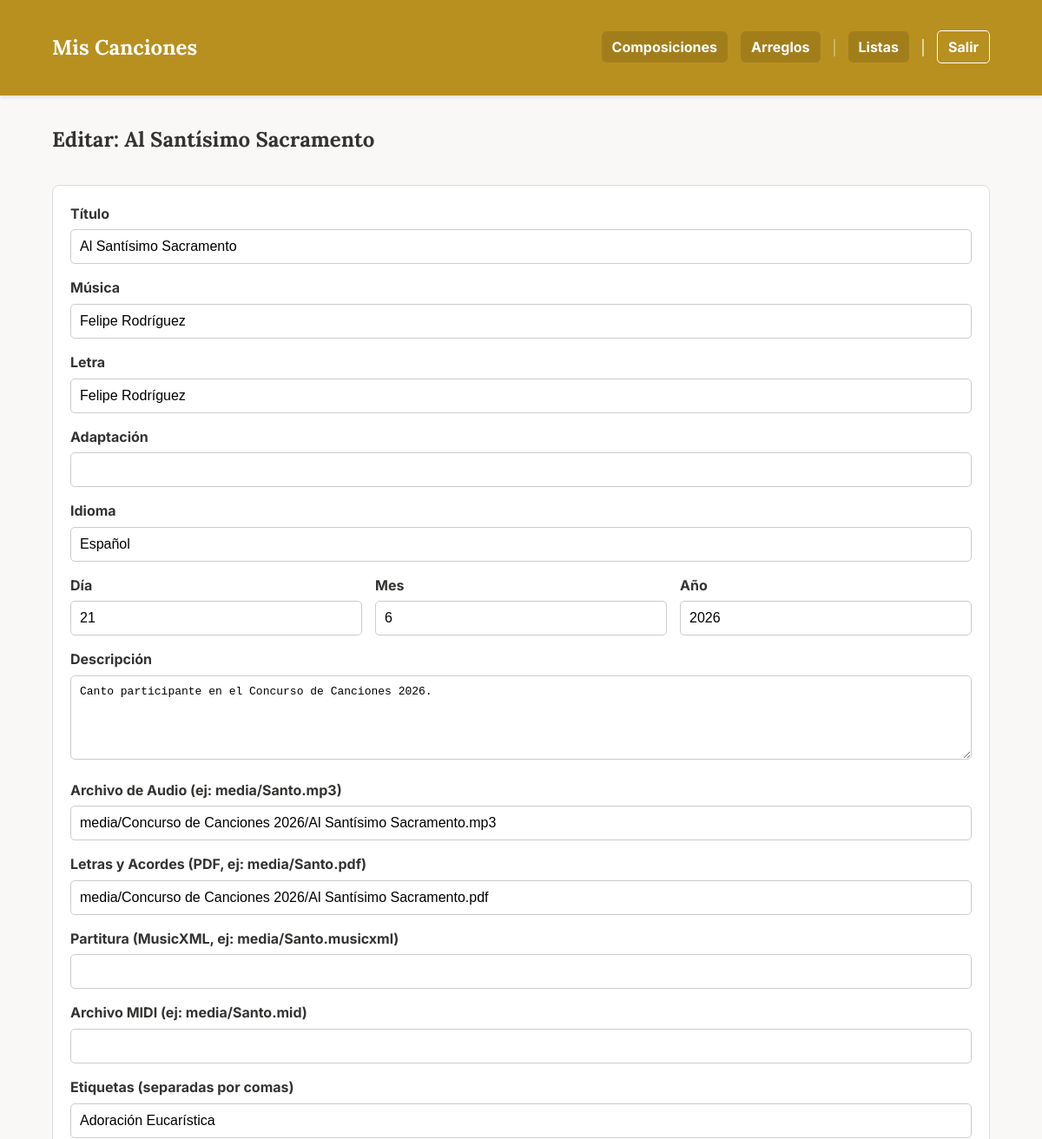
The app's page /composicion/28/edit (signed in, upper part), older data.
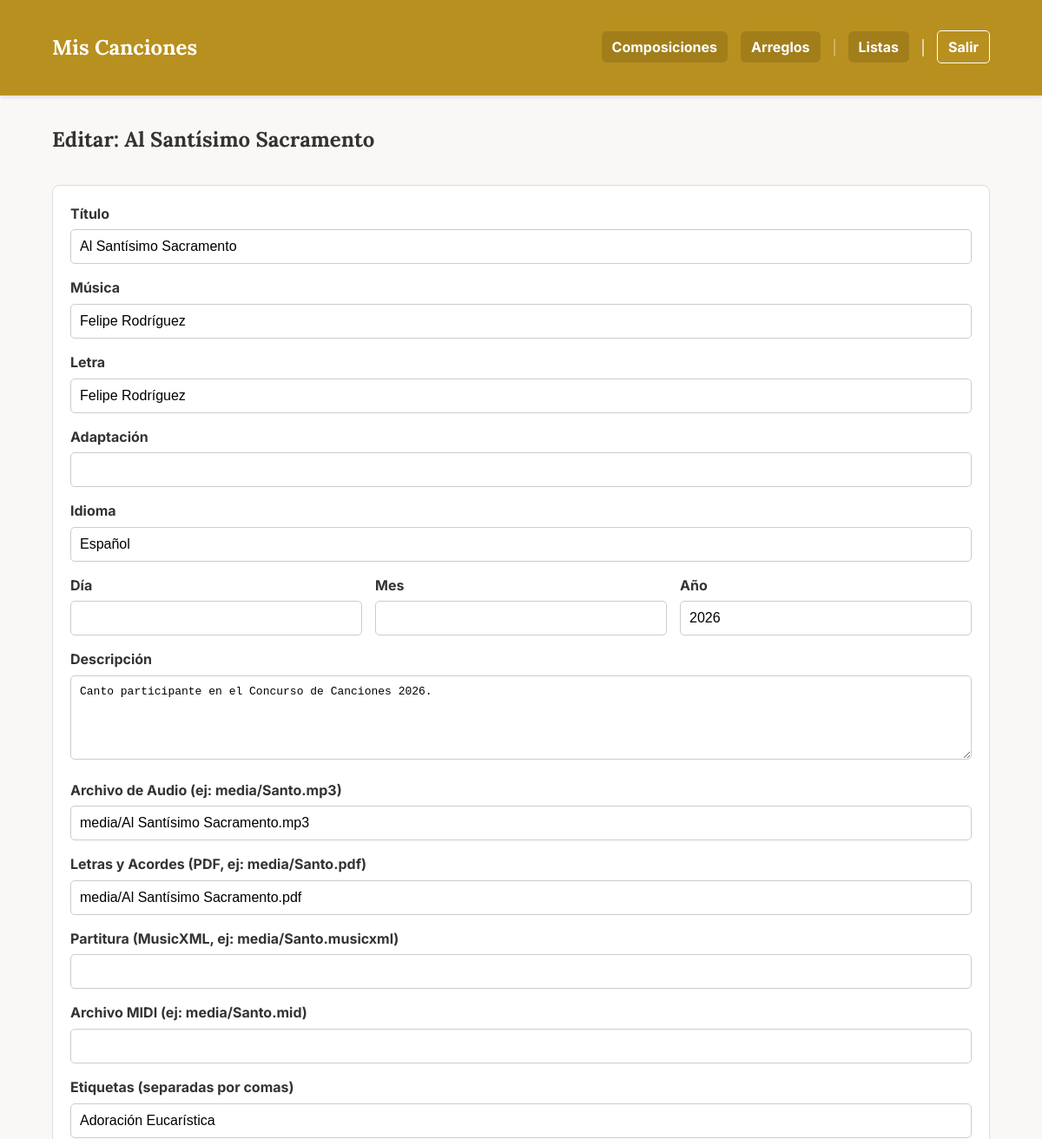
The same page, newer data.
### app.py (models this page shows)
class Cancion(db.Model):
    id = db.Column(db.Integer, primary_key=True)
    titulo = db.Column(db.String(150), nullable=False)
    musica = db.Column(db.String(100))
    letra = db.Column(db.String(100))
    adaptacion = db.Column(db.String(100))
    idioma = db.Column(db.String(50))
    dia = db.Column(db.Integer, nullable=True)
    mes = db.Column(db.Integer, nullable=True)
    anio = db.Column(db.Integer)
    descripcion = db.Column(db.Text)
    audio = db.Column(db.String(150))
    letras_acordes = db.Column(db.String(150)) # Antes 'partitura' (PDF)
    partitura = db.Column(db.String(150))      # Antes 'partitura_xml' (MusicXML)
    midi = db.Column(db.String(150))           # Archivo MIDI
    tags_json = db.Column(db.String(500))
    tipo = db.Column(db.String(50), nullable=False, default='local')
    categorias_json = db.Column(db.String(200))
    youtube_video_embed = db.Column(db.Text)
    youtube_audio_embed = db.Column(db.Text)
    @property
    def tags(self):
        return json.loads(self.tags_json) if self.tags_json else []
    @property
    def categorias(self):
        return json.loads(self.categorias_json) if self.categorias_json else []

### app.py (the view, shortened to what this page needs)
@app.route('/composicion/<int:comp_id>/edit', methods=['GET', 'POST'])
@login_required
def edit_cancion(comp_id):
    cancion_a_editar = Cancion.query.get_or_404(comp_id)
    todas_las_canciones = Cancion.query.all()
    set_de_tags = set()
    for c in todas_las_canciones:
        for tag in c.tags:
            if tag and tag.strip():
                set_de_tags.add(tag.strip())
    todos_los_tags = sorted(list(set_de_tags))
    set_de_categorias = set()
    for c in todas_las_canciones:
        for cat in c.categorias:
            if cat and cat.strip():
                set_de_categorias.add(cat.strip())
    todas_las_categorias = sorted(list(set_de_categorias))
    return render_template(
        'edit_cancion.html',
        cancion=cancion_a_editar,
        todos_los_tags=todos_los_tags,
        todas_las_categorias=todas_las_categorias
    )

### app.py (called while the page is built)
def login_required(f):
    @wraps(f)
    def decorated_function(*args, **kwargs):
        if 'logged_in' not in session:
            return redirect(url_for('login', next=request.url))
        return f(*args, **kwargs)
    return decorated_function

### templates/edit_cancion.html (shortened to what this page needs)
{% extends "base.html" %}
{% block content %}
    <h2>Editar: {{ cancion.titulo }}</h2>
    <form method="post" class="edit-form">
        <div class="form-group">
            <label for="titulo">Título</label>
            <input type="text" id="titulo" name="titulo" value="{{ cancion.titulo }}" required>
        </div>
        <div class="form-group">
            <label for="musica">Música</label>
            <input type="text" id="musica" name="musica" value="{{ cancion.musica or '' }}">
        </div>
        <div class="form-group">
            <label for="letra">Letra</label>
            <input type="text" id="letra" name="letra" value="{{ cancion.letra or '' }}">
        </div>
        <div class="form-group">
            <label for="adaptacion">Adaptación</label>
            <input type="text" id="adaptacion" name="adaptacion" value="{{ cancion.adaptacion or '' }}">
        </div>
        <div class="form-group">
            <label for="idioma">Idioma</label>
            <input type="text" id="idioma" name="idioma" value="{{ cancion.idioma or '' }}">
        </div>
        <div class="date-group" style="display: flex; gap: 15px; margin-bottom: 15px;">
            <div class="form-group" style="flex: 1; margin-bottom: 0;">
                <label for="dia">Día</label>
                <input type="number" id="dia" name="dia" min="1" max="31" value="{{ cancion.dia or '' }}">
            </div>
            <div class="form-group" style="flex: 1; margin-bottom: 0;">
                <label for="mes">Mes</label>
                <input type="number" id="mes" name="mes" min="1" max="12" value="{{ cancion.mes or '' }}">
            </div>
            <div class="form-group" style="flex: 1; margin-bottom: 0;">
                <label for="anio">Año</label>
                <input type="number" id="anio" name="anio" value="{{ cancion.anio or '' }}">
            </div>
        </div>
        <div class="form-group">
            <label for="descripcion">Descripción</label>
            <textarea id="descripcion" name="descripcion" rows="5">{{ cancion.descripcion or '' }}</textarea>
        </div>
        <div class="form-group">
            <label for="audio">Archivo de Audio (ej: media/Santo.mp3)</label>
            <input type="text" id="audio" name="audio" value="{{ cancion.audio or '' }}">
        </div>
        <div class="form-group">
            <label for="letras_acordes">Letras y Acordes (PDF, ej: media/Santo.pdf)</label>
            <input type="text" id="letras_acordes" name="letras_acordes" value="{{ cancion.letras_acordes or '' }}">
        </div>
        <div class="form-group">
            <label for="partitura">Partitura (MusicXML, ej: media/Santo.musicxml)</label>
            <input type="text" id="partitura" name="partitura" value="{{ cancion.partitura or '' }}">
        </div>
        <div class="form-group">
            <label for="midi">Archivo MIDI (ej: media/Santo.mid)</label>
            <input type="text" id="midi" name="midi" value="{{ cancion.midi or '' }}">
        </div>
        <div class="form-group">
            <label for="tags">Etiquetas (separadas por comas)</label>
            <input type="text" id="tags" name="tags" value="{{ cancion.tags | join(', ') }}">
        </div>
    </form>
{% endblock %}

### templates/base.html (shortened to what this page needs)
<!DOCTYPE html>
<html lang="es">
<head>
    <link rel="stylesheet" href="{{ url_for('static', filename='style.css') }}">
</head>
<body>
    <header>
        <nav class="container">
            <a href="{{ url_for('index') }}" class="brand-logo">Mis Canciones</a>
            <ul>
                <li><a href="{{ url_for('ver_composiciones') }}">Composiciones</a></li>
                <li><a href="{{ url_for('ver_arreglos') }}">Arreglos</a></li>
                <li class="nav-separator"></li>
                <li><a href="{{ url_for('ver_listas') }}">Listas</a></li>
                <li class="nav-separator nav-separator-thick"></li>
                {% if session.logged_in %}
                    <li><a href="{{ url_for('logout') }}" class="login-link">Salir</a></li>
                {% else %}
                    <li><a href="{{ url_for('login') }}" class="login-link">Entrar</a></li>
                {% endif %}
            </ul>
        </nav>
    </header>
    <main class="container">
        {% block content %}{% endblock %}
    </main>
</body>
</html>

### static/style.css (style rules this page uses)
:root { --color-principal: #b89020; --color-fondo: #f9f8f6; --color-boton-nav: #a27e1b; --color-texto: #353331; --color-acento: #dcb33f; --color-blanco: #ffffff; }
body { font-family: 'Inter', sans-serif; background-color: var(--color-fondo); color: var(--color-texto); margin: 0; line-height: 1.6; }
h1, h2, h3, h4, h5, h6, .brand-logo { font-family: 'Lora', serif; font-weight: 700; }
.container { max-width: 100%; margin: 20px auto; padding: 0 5%; }
header { background-color: var(--color-principal); color: var(--color-blanco); padding: 1rem 0; margin-bottom: 2rem; box-shadow: 0 2px 4px rgba(0,0,0,0.1); }
nav { display: flex; justify-content: space-between; align-items: center; }
.brand-logo { font-size: 1.5em; font-weight: bold; color: var(--color-blanco); text-decoration: none; }
nav ul { list-style: none; margin: 0; padding: 0; display: flex; align-items: center; gap: 15px; }
nav ul li { margin-left: 0; }
nav ul li a { color: var(--color-blanco); text-decoration: none; font-weight: bold; transition: all 0.2s; padding: 8px 12px; border-radius: 6px; background-color: var(--color-boton-nav); }
.nav-separator { border-left: 2px solid rgba(255, 255, 255, 0.3); height: 20px; margin: 0; }
.nav-separator-thick { border-left-color: rgba(255, 255, 255, 0.6); }
.edit-form { background-color: #fff; padding: 20px; border-radius: 8px; border: 1px solid #ddd; margin-top: 2rem; }
.form-group { margin-bottom: 15px; }
.form-group label { display: block; margin-bottom: 5px; font-weight: bold; }
.form-group input, .form-group textarea { width: 100%; padding: 10px; border: 1px solid #ccc; border-radius: 5px; font-size: 1em; box-sizing: border-box; }
.login-link { background-color: rgba(0,0,0,0.1); border-radius: 5px; }
.login-link { background-color: transparent; border: 1px solid var(--color-blanco); border-radius: 5px; }

Row changes from the older to the newer data that the page shows:
changed Cancion "Al Santísimo Sacramento": audio "media/Concurso de Canciones 2026/Al Santísimo Sacramento.mp3" → "media/Al Santísimo Sacramento.mp3"; letras_acordes "media/Concurso de Canciones 2026/Al Santísimo Sacramento.pdf" → "media/Al Santísimo Sacramento.pdf"; dia "21" → (not shown); mes "6" → (not shown)
